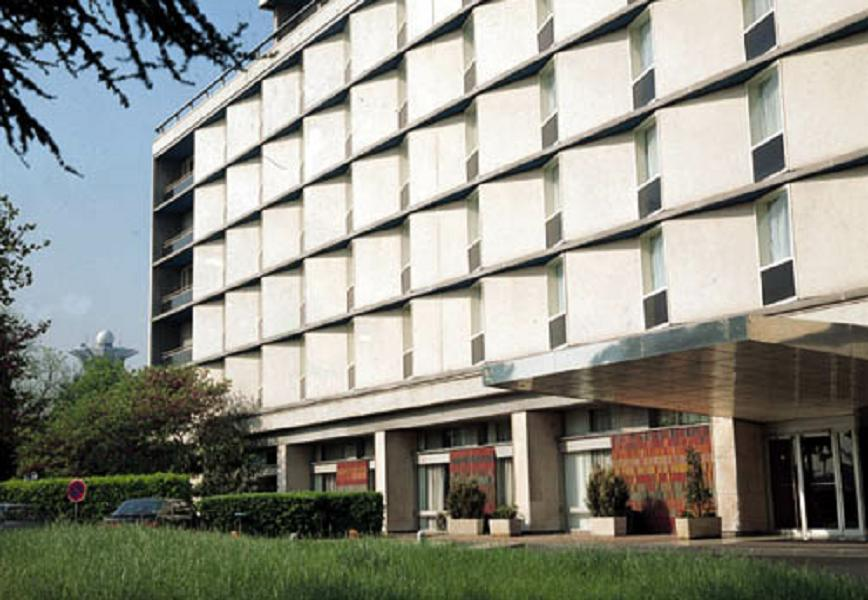
//> input picture FeatureDetection/building.jpg, 868 x 600 px, given in place of coins.jpg, which was not available
$ ./main   (built with g++ and OpenCV 4)
//> lines starting //> are read from the running program, lines starting //| are printed output that depends on the picture; after the words box and inside, x2 and y2 are one past the last pixel; in counts of white or black regions, pixels touching at a corner belong together; pictures that were not available may be replaced by others from this repository, and a replacement may not be noted
//> further down, src is the input picture: 600 rows x 868 cols, CV_8UC3; mean B, G, R 133.7, 143.6, 142.9
#include <opencv2\highgui\highgui.hpp>
#include <opencv2\imgproc\imgproc.hpp>
#include <stdio.h>
#include <iostream>
#include <opencv2\core\core.hpp>
#include <opencv2\features2d\features2d.hpp>
#include <opencv2\nonfree\features2d.hpp>
#include <opencv2\highgui\highgui.hpp>
#include <opencv2\nonfree\nonfree.hpp>
#include <opencv2\calib3d\calib3d.hpp>
#include <algorithm>

using namespace cv;
using namespace std;

int spatialR = 20, colorR = 40, maxLevel = 2;
Mat src, dst;

void changeSpatialR(int newValue, void * object)
{
	spatialR = newValue;
	pyrMeanShiftFiltering(src, dst, spatialR, colorR, maxLevel);
	imshow("Segmentation", dst);
}

void changeColorR(int newValue, void * object)
{
	colorR = newValue;
	pyrMeanShiftFiltering(src, dst, spatialR, colorR, maxLevel);
	imshow("Segmentation", dst);
}

void changeMaxLevel(int newValue, void * object)
{
	maxLevel = newValue;
	pyrMeanShiftFiltering(src, dst, spatialR, colorR, maxLevel);
	imshow("Segmentation", dst);
}

void runWatershed()
{
	Mat src_gray, tresh, opening, background, dist, foreground;
	cvtColor(src, src_gray, CV_BGR2GRAY);
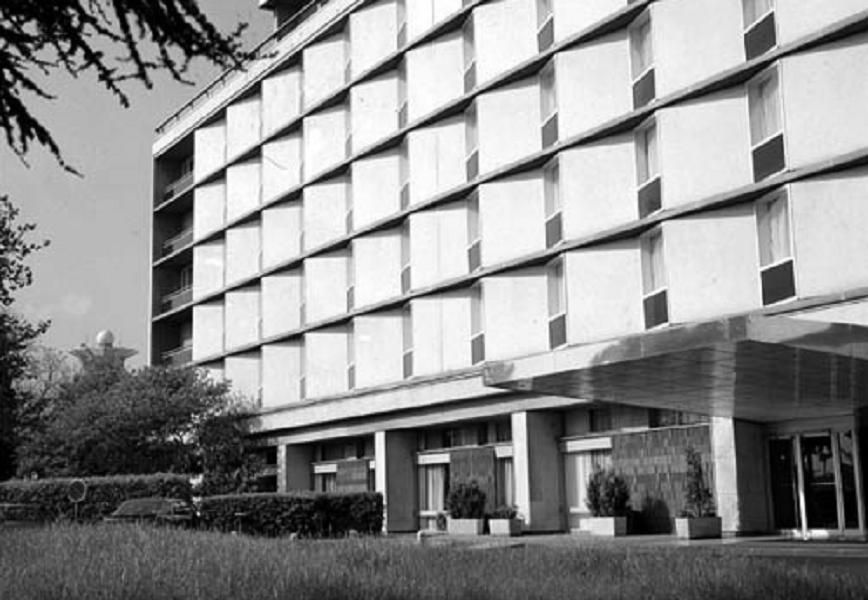
//> src_gray: 600 rows x 868 cols, CV_8UC1; min 0, max 255, mean 142.3
	Mat kernel = Mat::ones(3, 3, CV_8UC1);
	double max;

	threshold(src_gray, tresh, 0, 255, THRESH_BINARY_INV | THRESH_OTSU);
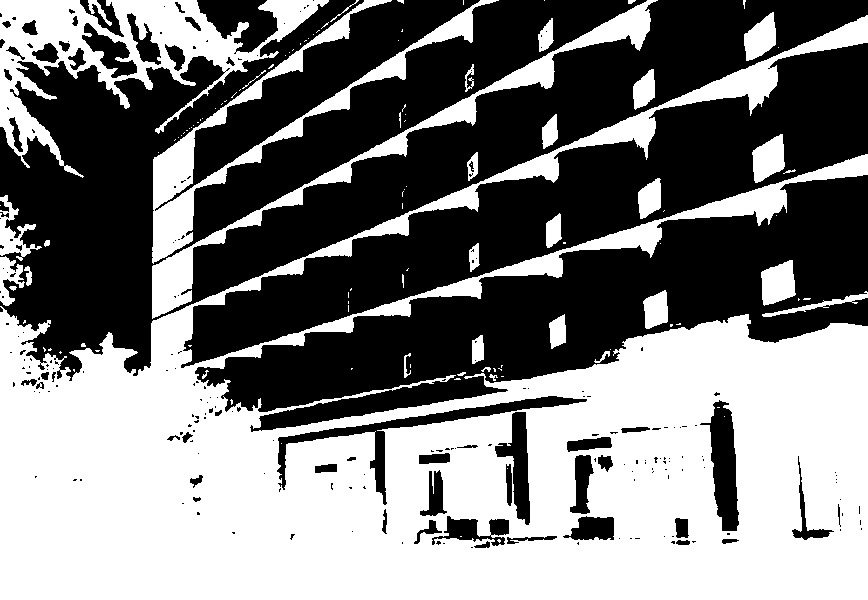
//> tresh: 600 rows x 868 cols, CV_8UC1; 48.6% white; 116 white regions (79 under 20 px), largest, box (x1, y1, x2, y2) and area: (0, 15, 868, 600) 207119, (0, 0, 329, 178) 16635, (152, 0, 499, 264) 10024

	morphologyEx(tresh, opening, MORPH_OPEN, kernel, Point(-1, -1), 2);
//> opening: 600 rows x 868 cols, CV_8UC1; 47% white; 82 white regions (1 under 20 px), largest, box (x1, y1, x2, y2) and area: (0, 306, 868, 600) 185720, (0, 0, 260, 155) 13477, (664, 58, 778, 109) 2440
	dilate(opening, background, kernel, Point(-1, -1), 3);
//> background: 600 rows x 868 cols, CV_8UC1; 56.4% white; 39 black regions (15 under 20 px), largest, box (x1, y1, x2, y2) and area: (0, 0, 868, 427) 219817, (713, 405, 735, 528) 1787, (389, 399, 566, 517) 1737
	distanceTransform(opening, dist, CV_DIST_L2, 5);
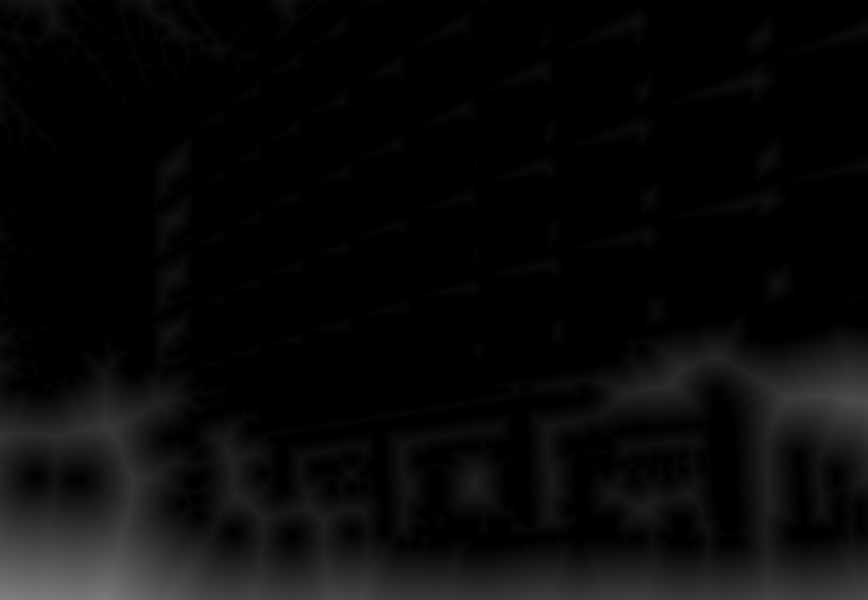
//> dist: 600 rows x 868 cols, CV_32FC1; min 0, max 128.9, mean 9.5
	minMaxLoc(dist, nullptr, &max);
//> max = 128.9
	threshold(dist, foreground, 0.7 * max, 255, 0);
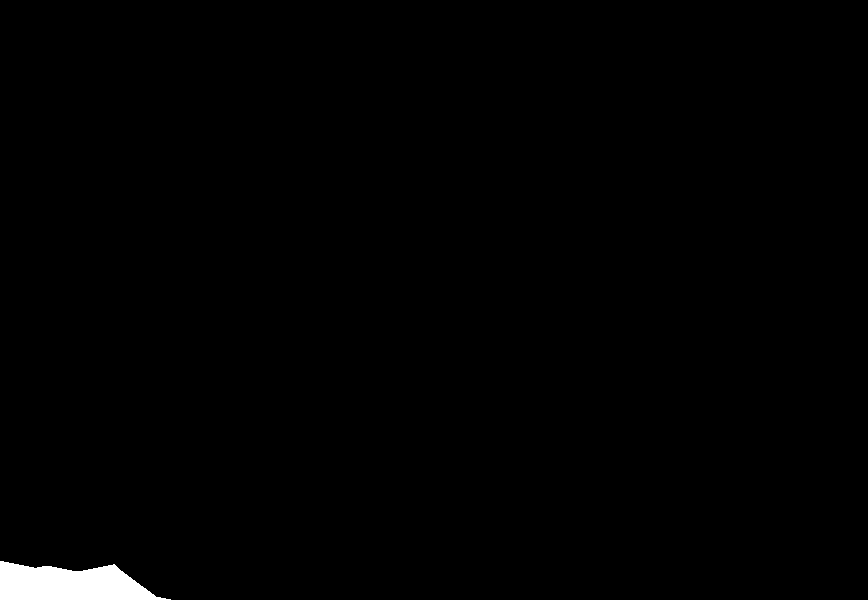
//> foreground: 600 rows x 868 cols, CV_32FC1; 0.89% white; 1 white region, box (x1, y1, x2, y2) and area: (0, 561, 171, 600) 4628
	convertScaleAbs(foreground, foreground);
//> foreground: 600 rows x 868 cols, CV_8UC1; 0.89% white; 1 white region

	vector<vector<Point>> contours;
	vector<Vec4i> hierarching;

	findContours(foreground, contours, hierarching, CV_RETR_CCOMP, CV_CHAIN_APPROX_SIMPLE);
//> contours = 1 contour; box (x1, y1, x2, y2) and area: (0, 561, 171, 600) 4438

	Mat markers = Mat::zeros(foreground.size(), CV_32S);
	int component = 0;
	for (int i = 0; i >= 0; i = hierarching[i][0], ++component)
		drawContours(markers, contours, i, Scalar::all(component + 1), -1, 8, hierarching);
//> after the loop, component = 1

	for (int x = 0; x < background.cols; x++)
		for (int y = 0; y < background.rows; y++)
			if (background.at<uchar>(y, x) == 0)
				markers.at<int>(y, x) = component + 1;
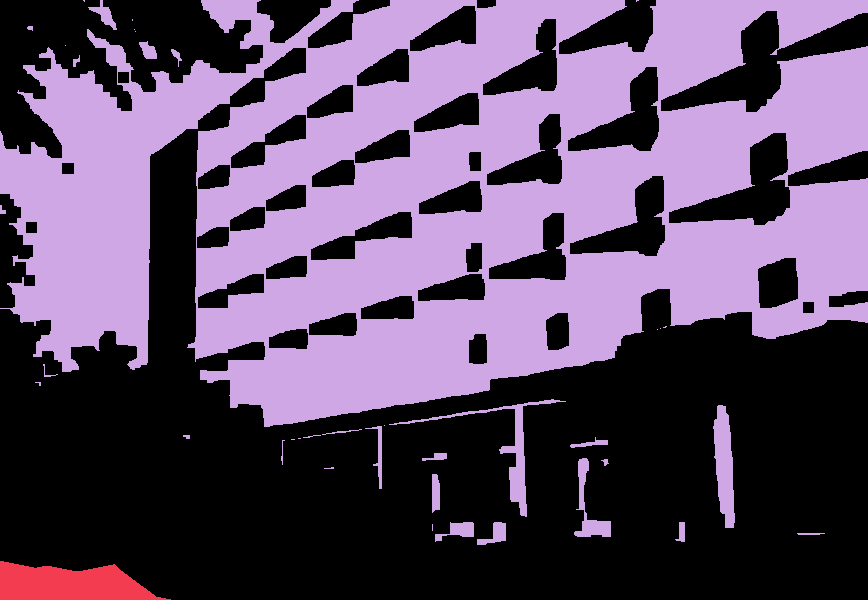
//> markers: 600 rows x 868 cols, CV_32SC1; 3 distinct labels, from 0 to 2; one colour per label, 0 black

	watershed(src, markers);
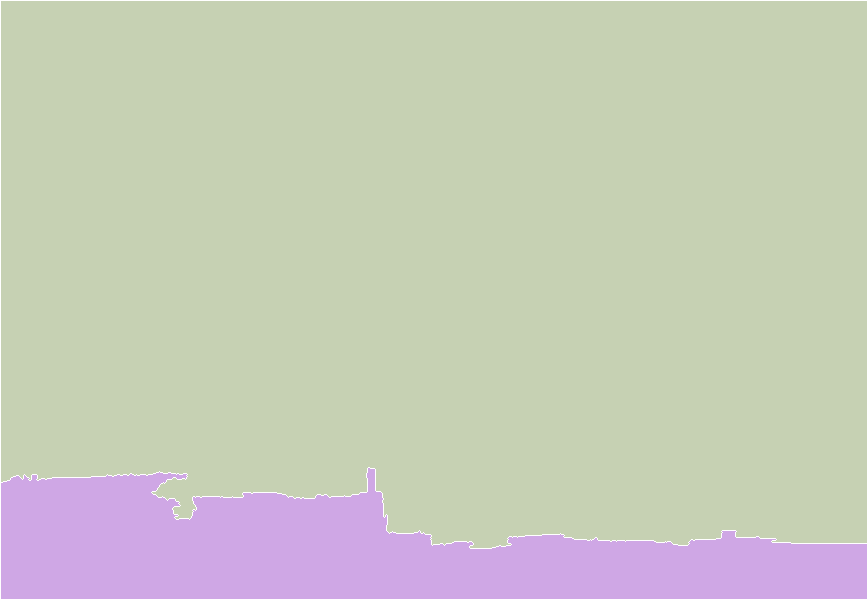
//> markers: 600 rows x 868 cols, CV_32SC1; 3 distinct labels, from -1 to 2; one colour per label, 0 black, -1 white
	vector<Vec3b> colors;

	for (int i = 0; i < component; i++)
	{
		int r = theRNG().uniform(0, 255);
		int g = theRNG().uniform(0, 255);
		int b = theRNG().uniform(0, 255);

		colors.push_back(Vec3b((uchar)b, (uchar)g, (uchar)r));
	}
//> this loop made 1 pass

	for (int x = 0; x < markers.cols; x++)
		for (int y = 0; y < markers.rows; y++)
		{
			if (markers.at<int>(y, x) == -1) src.at<Vec3b>(y, x) = Vec3b(255, 255, 255);
			else if (markers.at<int>(y, x) <= 0 || markers.at<int>(y, x) > component) src.at<Vec3b>(y, x) = Vec3b(0, 0, 0);
			else src.at<Vec3b>(y, x) = colors[markers.at<int>(y, x) - 1];
		}
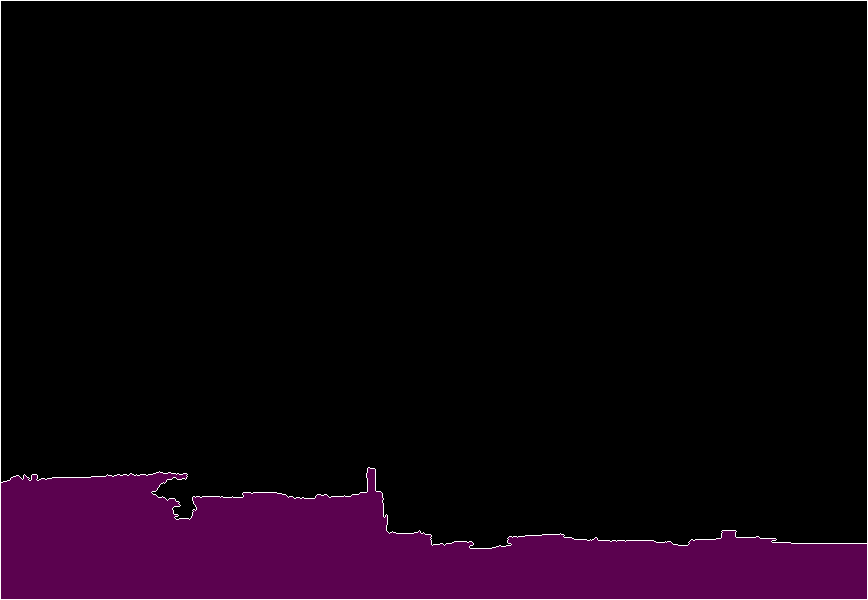
//> src: 600 rows x 868 cols, CV_8UC3; mean B, G, R 12.7, 2.3, 14.3

	imshow("Watershed", src);
}

int main(int argc, char* argv[])
{
	src = imread("coins.jpg", IMREAD_COLOR);

	if (!src.data) // Check for invalid input
	{
		cout << "Could not open or find the image" << std::endl;
		return -1;
	}
	namedWindow("Segmentation", CV_WINDOW_AUTOSIZE);

	createTrackbar("spatial radius", "Segmentation", &spatialR, 100, &changeSpatialR);
	createTrackbar("color radius", "Segmentation", &colorR, 100, &changeColorR);
	createTrackbar("maxLevel", "Segmentation", &maxLevel, 5, &changeMaxLevel);

	pyrMeanShiftFiltering(src, dst, spatialR, colorR, maxLevel);
	imshow("Segmentation", dst);

	runWatershed();

	waitKey(0);
	return 0;
}
